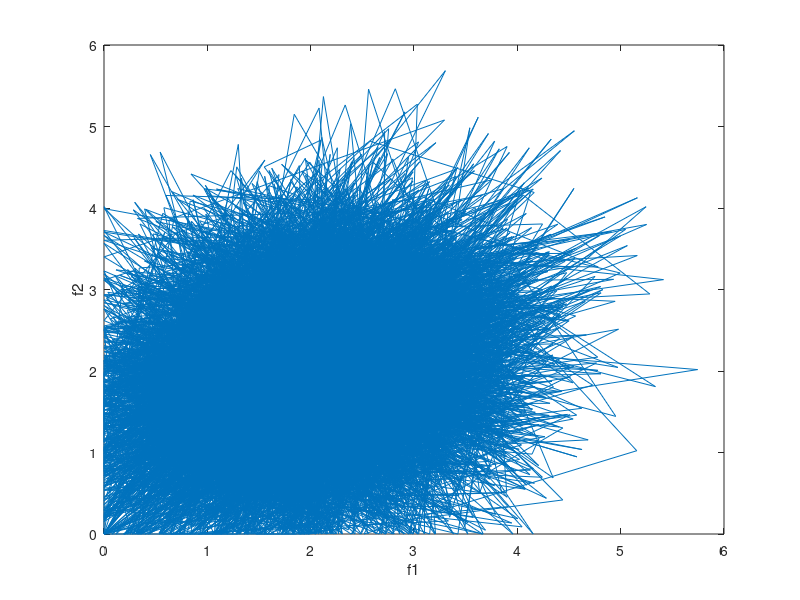

Source code (MATLAB):
mu = 2;
mu = [mu; mu];

corrV = 0.2;

sigma = [ 1 corrV; corrV 1];

V = mvnrnd(mu,sigma,10000);

sz = size(V);

f1 = [0];
f2 = [0];

for  i = 1:sz(2)
    for j = 1:sz(1)
        if i == 1
            if V(j,i)>=0
                f1(end+1) = V(j,i);
            else 
                f1(end+1) = 0;
            end
        elseif i == 2 
            if  V(j,i)>=0
                f2(end+1) = V(j,i);
            else 
                f2(end+1) = 0;
            end
        end
    end
end
                     
figure
plot(f1,f2);
xlabel('f1');
ylabel('f2');

corrF = corrcoef(f1,f2);
